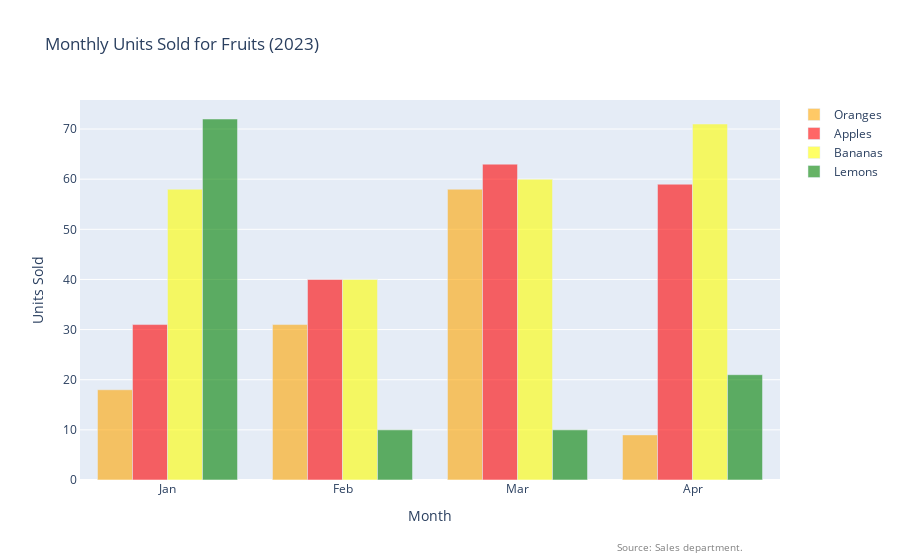

Write notebook code for a chart like this one.
### Code cell
fig = sp.make_subplots(rows=1, cols=1)
trace1 = go.Bar(x=fruit_sales[fruit_sales['Fruit'] == "Oranges"]['Month'], y=fruit_sales[fruit_sales['Fruit'] == "Oranges"]['Units sold'], name='Oranges',marker=dict(color='rgba(255, 165, 0, 0.6)'))
fig.add_trace(trace1, row=1, col=1)
trace2 = go.Bar(x=fruit_sales[fruit_sales['Fruit'] == "Apples"]['Month'], y=fruit_sales[fruit_sales['Fruit'] == "Apples"]['Units sold'], name='Apples',marker=dict(color='rgba(255, 0, 0, 0.6)'))
fig.add_trace(trace2, row=1, col=1)
trace3 = go.Bar(x=fruit_sales[fruit_sales['Fruit'] == "Bananas"]['Month'], y=fruit_sales[fruit_sales['Fruit'] == "Bananas"]['Units sold'], name='Bananas',marker=dict(color='rgba(255, 255, 0, 0.6)'))
fig.add_trace(trace3, row=1, col=1)
trace4 = go.Bar(x=fruit_sales[fruit_sales['Fruit'] == "Lemons"]['Month'], y=fruit_sales[fruit_sales['Fruit'] == "Lemons"]['Units sold'], name='Lemons',marker=dict(color='rgba(0, 128, 0, 0.6)'))
fig.add_trace(trace4, row=1, col=1)
fig.update_layout(xaxis_title='Month',yaxis_title='Units Sold')
fig.update_layout(bargap=0.2, yaxis=dict(showgrid=True, gridwidth=1, gridcolor='white', showline=True, zeroline=True),title='Monthly Units Sold for Fruits (2023)')
fig.add_annotation(text='Source: Sales department.',xref='paper', yref='paper',x=0.95, y=-0.2,showarrow=False,font=dict(size=10, color='gray'))
fig.show()

### Figure 1 — Plotly figure (JSON) as saved in the notebook; plotly's stock layout.template omitted (floating-point values rounded to 4 significant figures)
{"data": [{"marker": {"color": "rgba(255, 165, 0, 0.6)"}, "name": "Oranges", "type": "bar", "x": ["Jan", "Feb", "Mar", "Apr"], "xaxis": "x", "y": [18, 31, 58, 9], "yaxis": "y"}, {"marker": {"color": "rgba(255, 0, 0, 0.6)"}, "name": "Apples", "type": "bar", "x": ["Jan", "Feb", "Mar", "Apr"], "xaxis": "x", "y": [31, 40, 63, 59], "yaxis": "y"}, {"marker": {"color": "rgba(255, 255, 0, 0.6)"}, "name": "Bananas", "type": "bar", "x": ["Jan", "Feb", "Mar", "Apr"], "xaxis": "x", "y": [58, 40, 60, 71], "yaxis": "y"}, {"marker": {"color": "rgba(0, 128, 0, 0.6)"}, "name": "Lemons", "type": "bar", "x": ["Jan", "Feb", "Mar", "Apr"], "xaxis": "x", "y": [72, 10, 10, 21], "yaxis": "y"}], "layout": {"annotations": [{"font": {"color": "gray", "size": 10}, "showarrow": false, "text": "Source: Sales department.", "x": 0.95, "xref": "paper", "y": -0.2, "yref": "paper"}], "bargap": 0.2, "title": {"text": "Monthly Units Sold for Fruits (2023)"}, "xaxis": {"anchor": "y", "domain": [0, 1], "title": {"text": "Month"}}, "yaxis": {"anchor": "x", "domain": [0, 1], "gridcolor": "white", "gridwidth": 1, "showgrid": true, "showline": true, "title": {"text": "Units Sold"}, "zeroline": true}}}
